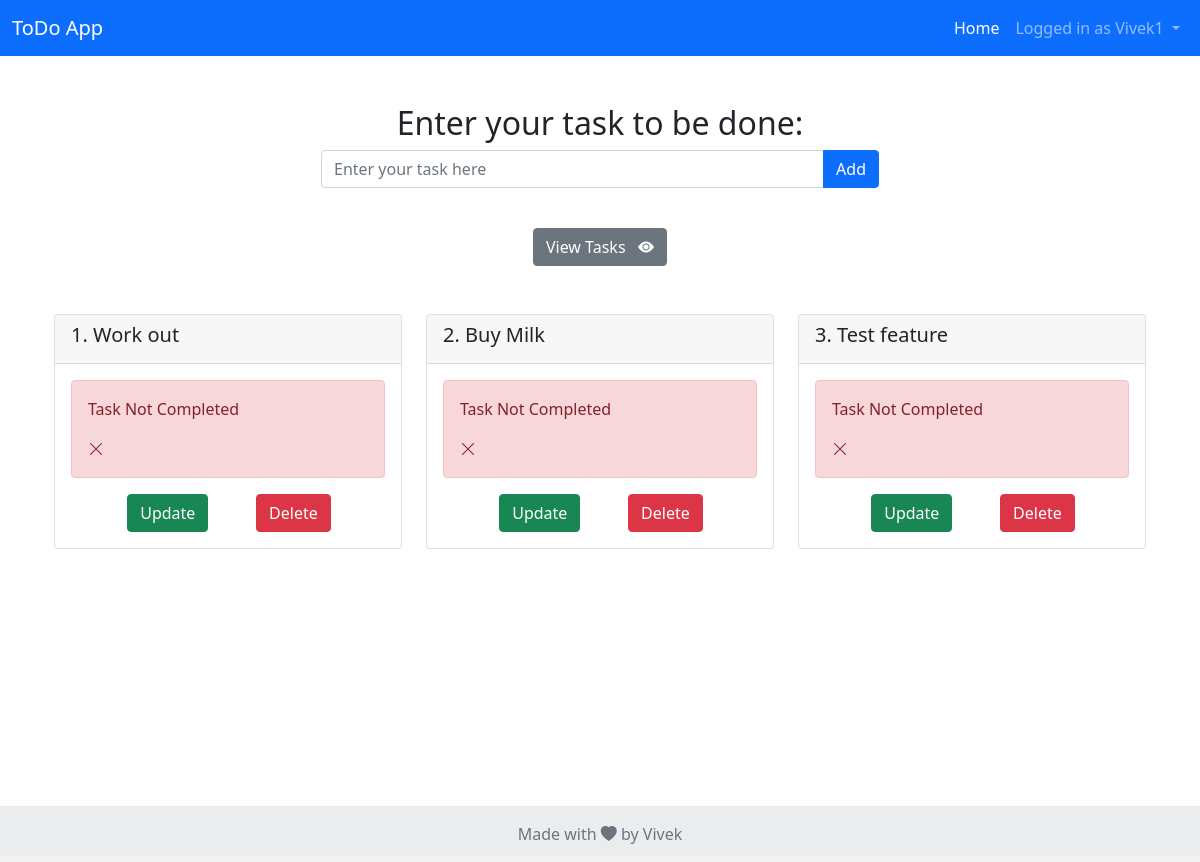
Screenshot of / (signed in) with the database file from the repository.
### app.py (models this page shows)
class User(db.Model):
    id = db.Column(db.Integer, primary_key=True)
    uname = db.Column(db.String(50))
    password = db.Column(db.String(50))
    tasks = db.relationship('ToDo', backref='user')

class ToDo(db.Model):
    id = db.Column(db.Integer, primary_key=True)
    title = db.Column(db.String(100))
    complete = db.Column(db.Boolean)
    user_id = db.Column(db.Integer, db.ForeignKey('user.id'))

### app.py (the view)
@app.route("/")
def index():
    if not session.get("uname"):
        return redirect("/login")
    else:
        user = User.query.filter_by(uname = session["uname"]).first()
        todo_list = ToDo.query.filter_by(user_id = user.id)
        return render_template('main.html', todo_list=todo_list)

### templates/main.html (shortened to what this page needs)
{% extends "base.html" %}
{% block main %}
        <div class="section">
            <div class="container">
                <div class="mx-auto pt-5" style="width: 50%; margin: 0 auto; text-align:center">
                    <h2>Enter your task to be done: </h2>
                    <form action="/add" method="POST">
                        <div>
                            <div class="input-group mb-3 col-xs-4">
                                <input type="text" class="form-control" name="title" placeholder="Enter your task here " aria-describedby="basic-addon1">
                                <button class="btn btn-primary" type="submit" id="button-addon2">Add</button>
                            </div>
                            <br>
                        </div>
                    </form>
                </div>
            </div>
        </div>
        <div class="container">
            <div class="mx-auto" style="margin: 0 auto; text-align:center;">
                <button class="btn btn-secondary" type="button" data-bs-toggle="collapse" data-bs-target="#collapsible" aria-expanded="true" aria-controls="collapsible">
                    View Tasks&nbsp;&nbsp;&nbsp;<i class="bi bi-eye-fill"></i>
                </button>
            </div>
            <div class="collapse show" id="collapsible">
                    <div class="container">
                        <div class="row">
                            {% for todo in todo_list %}
                                <div class="col-md-4 pt-5 pb-2">
                                    <div class="card">
                                        <div class="card-header">
                                            <h5 class="card-title">{{ loop.index }}. {{ todo.title }}</h5>
                                        </div>
                                        <div class="card-body">
                                            {% if todo.complete == False %}
                                                <div class="alert alert-danger">
                                                    <span><p class="card-text">Task Not Completed</p> <i class="bi bi-x-lg"></i></span>
                                                </div>
                                            {% else %}
                                                <div class="alert alert-success">
                                                    <span><p class="card-text">Task Completed</p> <i class="bi bi-check-lg"></i></span>
                                                </div>
                                            {% endif %}
                                            <div class="container">
                                                <div class="row justify-content-evenly">
                                                        <div class="col-md-4">
                                                            <a href="/update/{{ todo.id }}" class="btn btn-success">Update</a>
                                                        </div>
                                                        <div class="col-md-4">
                                                            <a href="/delete/{{ todo.id }}" class="btn btn-danger">Delete</a>
                                                        </div>
                                                </div>
                                            </div>
                                        </div>
                                    </div>
                                </div>
                            {% endfor %}
                        </div>
                    </div>
            </div>
        </div>
        <div class="push"></div>
{% endblock %}

### templates/base.html (shortened to what this page needs)
<!DOCTYPE html>
<html lang="en">
<head>
    <link href="https://cdn.jsdelivr.net/npm/bootstrap@5.0.2/dist/css/bootstrap.min.css" rel="stylesheet">
    <link rel="stylesheet" href="https://cdn.jsdelivr.net/npm/bootstrap-icons@1.9.1/font/bootstrap-icons.css">
    <link rel="stylesheet" href="/static/css/styles.css">
</head>
<body>
    <nav class="navbar d-print navbar-dark bg-primary">
        <div class="container-fluid">
            <a class="navbar-brand" href="#">ToDo App</a>
            <div class="navbar-expand" id="navbarNav">
                <ul class="navbar-nav">
                  <li class="nav-item">
                    <a class="nav-link active" aria-current="page" href="#">Home</a>
                  </li>
                  {% if session["uname"] %}
                  <li class="nav-item dropdown">
                    <a class="nav-link dropdown-toggle" href="#" id="navbarDropdownMenuLink" role="button" data-bs-toggle="dropdown" aria-expanded="false">
                      Logged in as {{ session["uname"] }}
                    </a>
                  </li>
                  {% endif %}
                </ul>
            </div>
        </div>
    </nav>
    <div class="wrapper">
        {% block main%}{% endblock %}
    </div>
    <footer  class="text-center text-lg-start bg-light text-muted">
        <div class="text-center p-3" style="background-color: rgba(0, 0, 0, 0.05);">
            Made with <i class="bi bi-heart-fill"></i> by Vivek
        </div>
    </footer>
</body>
</html>

### static/css/styles.css (style rules this page uses)
.wrapper { min-height: 100%; margin-bottom: -50px; }
footer, .push { height: 50px }
html, body { height: 100%; margin: 0; }

### rows the page displays
User: uname "Vivek1"
ToDo: title "Work out", complete "Task Not Completed"
ToDo: title "Buy Milk", complete "Task Not Completed"
ToDo: title "Test feature", complete "Task Not Completed"
